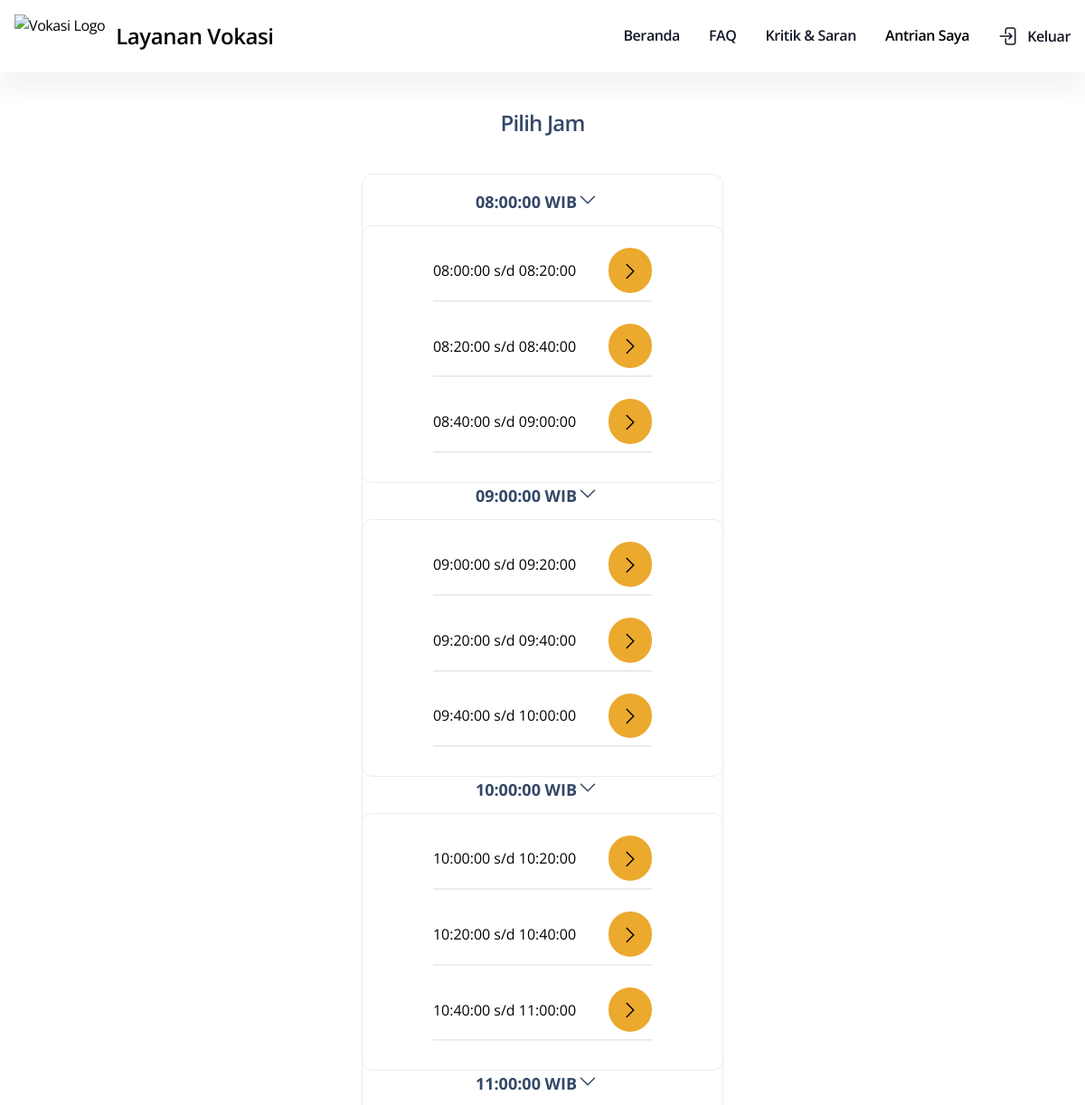
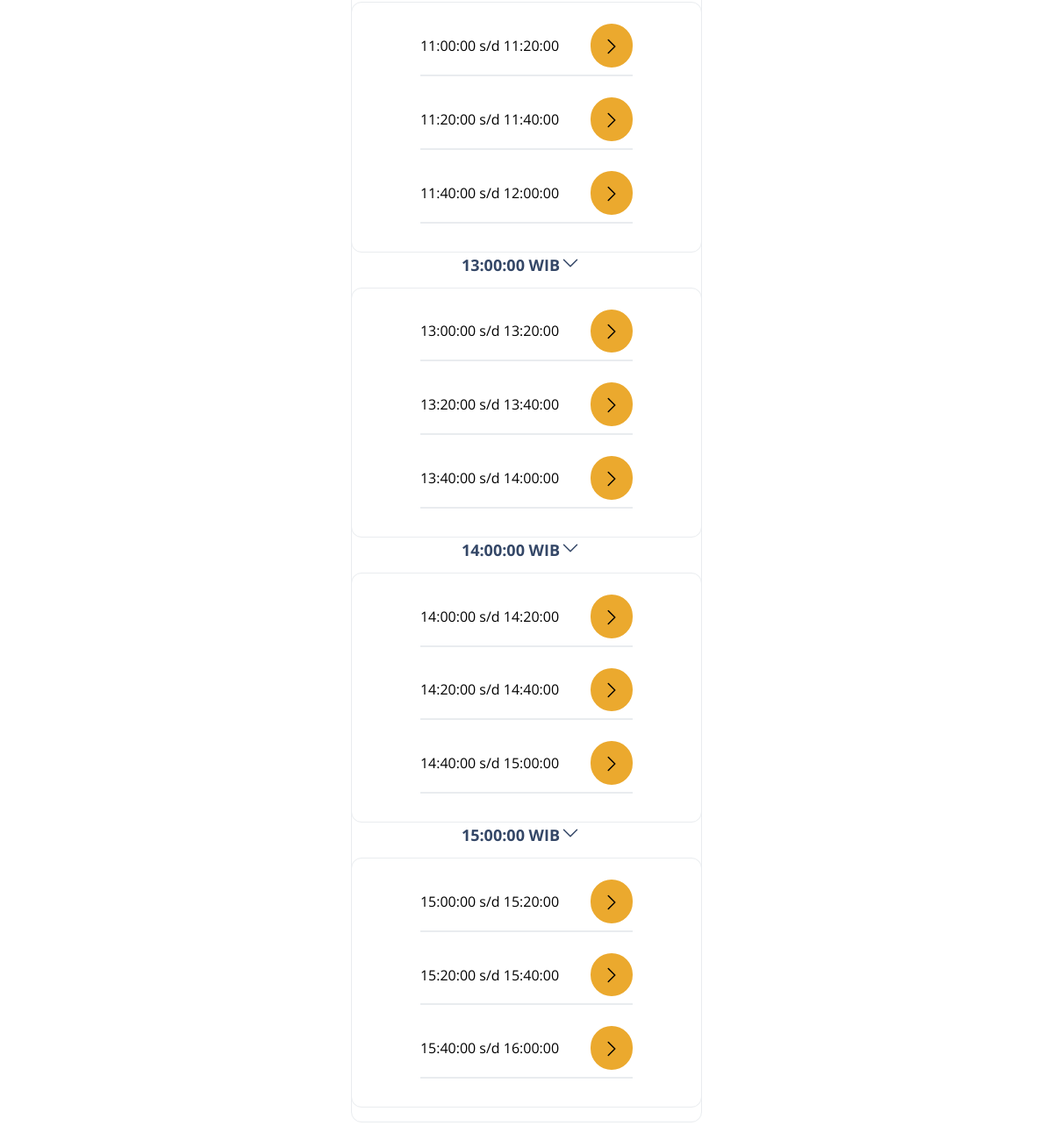
/build/pages/userPilihJam.php?id=1, run on the app's committed database (2 pictures, top to bottom).
### tables this page shows
CREATE TABLE `jadwal` (
  `id_jadwal` int(11) NOT NULL,
  `start_time` time DEFAULT NULL,
  `end_time` time DEFAULT NULL
);

### build/pages/userPilihJam.php (the view, shortened to what this page needs)
<!DOCTYPE html>
<html lang="en">
<head>
    <link href="../assets/css/style.css" rel="stylesheet" />
</head>
<body class="">
    <nav class="bg-white shadow-dark-blur border-gray-200 ">
        <div class="max-w-screen-xl flex flex-wrap items-center justify-between mx-auto p-4">
            <a href="./UserBeranda.php" class="flex items-center space-x-3 ">
                <img src="../assets/img/LogoV.png" class="h-12" alt="Vokasi Logo" />
                <span class="self-center text-2xl font-semibold whitespace-nowrap
          ">Layanan Vokasi</span>
            </a>
            <div class="hidden w-full md:block md:w-auto" id="navbar-default">
                <ul
                    class="font-semibold flex flex-col p-4 md:p-0 mt-4 border border-gray-100 rounded-lg bg-gray-50 md:flex-row md:space-x-8 rtl:space-x-reverse md:mt-0 md:border-0 md:bg-white ">
                    <li>
                        <a href="./userBeranda.php"
                            class="block py-2 px-3 text-gray-900 rounded hover:bg-gray-100 md:hover:bg-transparent md:border-0 md:hover:text-[#EBA92E] md:p-0  ">Beranda</a>
                    </li>
                    <li>
                        <a href="./userFAQ.php"
                            class="block py-2 px-3 text-gray-900 rounded hover:bg-gray-100 md:hover:bg-transparent md:border-0 md:hover:text-[#EBA92E] md:p-0 ">FAQ</a>
                    </li>
                    <li>
                        <a href="./userKritik&Saran.php"
                            class="block py-2 px-3 text-gray-900 rounded hover:bg-gray-100 md:hover:bg-transparent md:border-0 md:hover:text-[#EBA92E] md:p-0 ">Kritik
                            & Saran</a>
                    </li>
                    <li>
                     <a href="./userAntrianSaya.php"
                        class="block py-2 px-3  rounded hover:bg-gray-100  md:hover:bg-transparent md:border-0 md:hover:text-[#EBA92E] md:p-0  ">Antrian Saya</a>
                    </li>
                    <li>
                        <a href="../index.php"
                          class="flex items-center py-2 px-3 text-gray-900 rounded hover:bg-gray-100 md:hover:bg-transparent md:border-0 md:hover:text-[#EBA92E] md:p-0 ">
                          <p class="mb-0 ml-2 font-semibold">Keluar</p>
                        </a>
                      </li>
                </ul>
            </div>
        </div>
    </nav>
                <?php
    $servername = "localhost";
    $username = "root";
    $password = "";
    $dbname = "antrian";
    $conn = mysqli_connect($servername, $username, $password, $dbname);
    $sql_jadwal = "SELECT * FROM jadwal";
       $result_jadwal = $conn->query($sql_jadwal);
    if ($result_jadwal->num_rows > 0) {
?>
        <form action="../proses/prosesaddantrian.php" method="post">
    <main class="max-w-screen-xl mx-auto p-7 py-10">
        <h1 class="text-2xl font-semibold text-center w-full">Pilih Jam </h1>
        <div class="flex flex-row flex-wrap my-10 justify-center sm:justify-evenly">
            <div class="flex flex-col border py-4 justify-center items-center rounded-xl px w-3/4 md:w-[400px] ">
        <?php
$sql_jadwal = "SELECT * FROM jadwal";
$result_jadwal = $conn->query($sql_jadwal);
if ($result_jadwal->num_rows > 0) {
    $count = 0;
    $showButton = true;
    while ($row_jadwal = $result_jadwal->fetch_assoc()) {
        $count++;
        $id = $_GET['id'];
        $id_jenis = $_GET['jenis'];
        $tanggal = $_POST['tanggal'];
        $id_jadwal = $row_jadwal["id_jadwal"];
        $start_time = $row_jadwal["start_time"];
        $end_time = $row_jadwal["end_time"];
        $sql_antrian = "SELECT id_jadwal FROM antrian WHERE id_jadwal = $id_jadwal && layanan = $id && tanggal = '$tanggal'";
        $result_antrian = $conn->query($sql_antrian);
        $isInQueue = $result_antrian->num_rows > 0;
        if ($count % 3 == 1) {
            if ($showButton) {
                echo "<h2 class='accordion-header text-lg font-bold mb-3 pr-3'>
                        <button class='accordion-button w-full text-start flex justify-between' type='button'
                            onclick='toggleAccordion(this)'>
                            $start_time WIB
                            <svg xmlns='http://www.w3.org/2000/svg' fill='none' viewBox='0 0 24 24' stroke-width='1.5'
                                stroke='currentColor' class='w-6 h-6'>
                                <path stroke-linecap='round' stroke-linejoin='round' d='M19.5 8.25l-7.5 7.5-7.5-7.5' />
                            </svg>
                        </button>
                    </h2>";
                $showButton = false;
            }
            echo "<div class='flex flex-col border py-4 justify-center items-center rounded-xl px w-3/4 md:w-[400px]'>";
        }
        echo "<form method='post' action='../proses/prosesaddantrian.php'>
                <div class='accordion-item mb-4 border-b-2 py-2'>
                    <div class='flex items-center justify-between'>
                        <input type='hidden' name='id_jadwal' value='$id_jadwal'>
                        <input type='hidden' name='id_jenis' value='$id_jenis'>
                        <input type='hidden' name='id_layanan' value='$id'>
                        <input type='hidden' name='tanggal' value='$tanggal'>
                        <input type='hidden' name='no_antrian' value='$id_jadwal'>
                        <p class='mb-0 mr-9'>$start_time s/d $end_time</p>";
        if (!$isInQueue) {
            echo "<button type='submit' class='bg-[#EBA92E] px-3 py-3 rounded-full'>
                        <svg xmlns='http://www.w3.org/2000/svg' fill='none' viewBox='0 0 24 24'
                            stroke-width='1.5' stroke='currentColor' class='w-6 h-6'>
                            <path stroke-linecap='round' stroke-linejoin='round'
                                d='M8.25 4.5l7.5 7.5-7.5 7.5' />
                        </svg>
                    </button>";
        }
        echo "</div></div></form>";
        if ($count % 3 == 0) {
            echo "</div>";
            $showButton = true;
        }
    }
} else {
    echo "0 hasil";
}}
?>
    </main>
    </form>
</body>
    </html>

### data on the page
jadwal: start_time "08:00:00", end_time "08:20:00"
jadwal: start_time "08:20:00", end_time "08:40:00"
jadwal: start_time "08:40:00", end_time "09:00:00"
jadwal: start_time "09:00:00", end_time "09:20:00"
jadwal: start_time "09:20:00", end_time "09:40:00"
jadwal: start_time "09:40:00", end_time "10:00:00"
jadwal: start_time "10:00:00", end_time "10:20:00"
jadwal: start_time "10:20:00", end_time "10:40:00"
jadwal: start_time "10:40:00", end_time "11:00:00"
jadwal: start_time "11:00:00", end_time "11:20:00"
jadwal: start_time "11:20:00", end_time "11:40:00"
jadwal: start_time "11:40:00", end_time "12:00:00"
jadwal: start_time "13:00:00", end_time "13:20:00"
jadwal: start_time "13:20:00", end_time "13:40:00"
jadwal: start_time "13:40:00", end_time "14:00:00"
jadwal: start_time "14:00:00", end_time "14:20:00"
jadwal: start_time "14:20:00", end_time "14:40:00"
jadwal: start_time "14:40:00", end_time "15:00:00"
jadwal: start_time "15:00:00", end_time "15:20:00"
jadwal: start_time "15:20:00", end_time "15:40:00"
jadwal: start_time "15:40:00", end_time "16:00:00"
